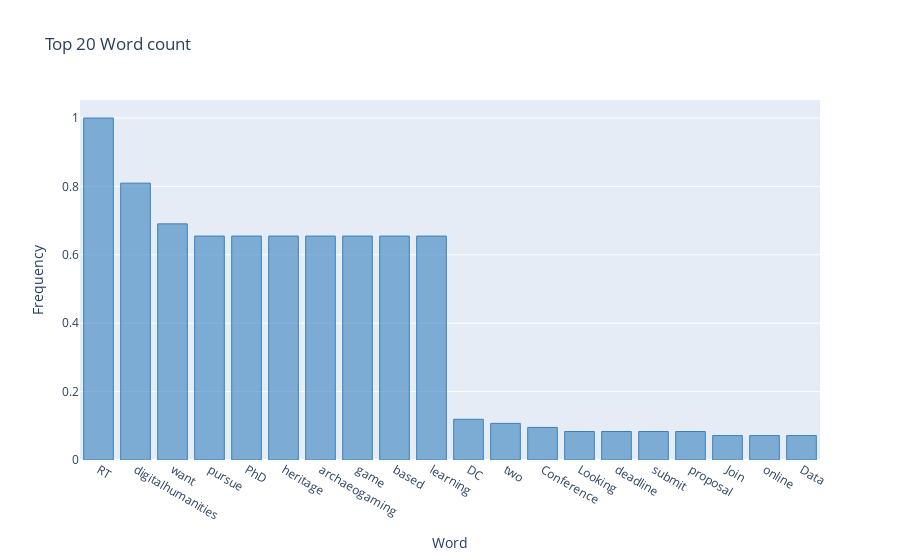

Notebook source saved alongside this figure:
### Code cell
# show barchart form word frequency
df_freq = pd.DataFrame.from_dict(data = wordcloud.words_, orient='index')
df_freq = df_freq.head(20)
layout1=dict(autosize=True, yaxis=dict(automargin=True, title="Frequency"), xaxis=dict(automargin=True, title="Word"),title="Top 20 Word count")
df_freq.iplot(kind='bar', title = 'Top 20 Word frequency', color="blue", layout=layout1)

### Figure 1 — Plotly figure (JSON) as saved in the notebook; plotly's stock layout.template omitted (floating-point values rounded to 4 significant figures)
{"data": [{"marker": {"color": "rgba(55, 128, 191, 0.6)", "line": {"color": "rgba(55, 128, 191, 1.0)", "width": 1}}, "name": "0", "orientation": "v", "text": "", "type": "bar", "x": ["RT", "digitalhumanities", "want", "pursue", "PhD", "heritage", "archaeogaming", "game", "based", "learning", "DC", "two", "Conference", "Looking", "deadline", "submit", "proposal", "Join", "online", "Data"], "y": [1, 0.8095, 0.6905, 0.6548, 0.6548, 0.6548, 0.6548, 0.6548, 0.6548, 0.6548, 0.119, 0.1071, 0.09524, 0.08333, 0.08333, 0.08333, 0.08333, 0.07143, 0.07143, 0.07143]}], "layout": {"autosize": true, "title": {"text": "Top 20 Word count"}, "xaxis": {"automargin": true, "autorange": true, "range": [-0.5, 19.5], "title": {"text": "Word"}, "type": "category"}, "yaxis": {"automargin": true, "autorange": true, "range": [0, 1.053], "title": {"text": "Frequency"}, "type": "linear"}}}
